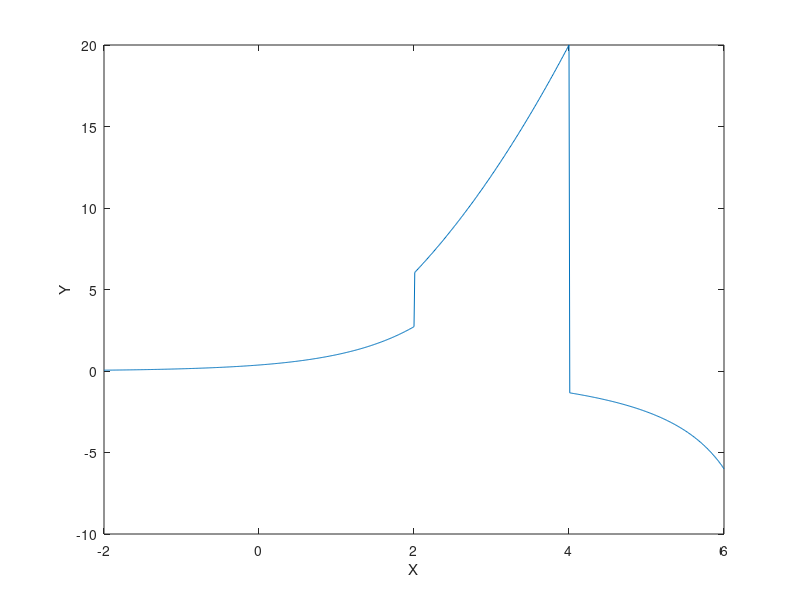
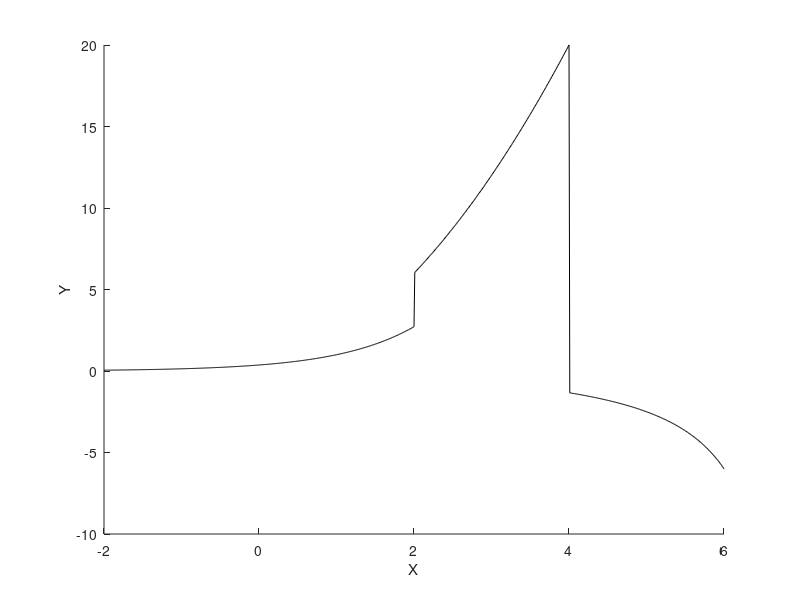

Write the MATLAB code that produced these figures, in order. (Note: this script raises an error after producing the figures.)

%% Honors ENGI 1331 Exam 1 - Yusuf Khan – ykhan4@uh.edu - 2165474


%%
% Task 1.0
clc, clear, close all

%% 
% Task 1.1

x = -2:.01:6;
y = x;
%y2 = x;

%% 
% Task 1.2 

R1 = x<=2; %creates logical array (1 1 1 1 1 0 0 0 0) %This is for increment by one 
R2 = x>2 & x<=4; %                (0 0 0 0 0 1 1 0 0) 
R3 = x>4; %                       (0 0 0 0 0 0 0 1 1) 

 
%do a mask 
y(R1) = exp(x(R1)-1); % Output: 0.0498    0.1353    0.3679    1.0000    2.7183    3.0000    4.0000    5.0000    6.0000 
y(R2) = (x(R2)).^2 + x(R2);
y(R3) = x(R3)./(x(R3)-7);

%Plotting figure102
figure(102)
plot(x,y);
xlabel('X');
ylabel('Y');
xlim([-2 6]); %just to set limits 
ylim([-10 20]);



%% 
% Task 1.3 

for i = x

    if i<=2

        y3 = exp(x(R1)-1);

    elseif i > 2 && i<=4

        y4 = (x(R2)).^2 + x(R2);

    elseif i > 4
    
        y5 = x(R3)./(x(R3)-7); 
    end

end 

yComb = cat(2,y3,y4,y5); %combines all three answer matrices into one

figure(103)
hold on 
plot(x,yComb,'black');
xlabel('X');
ylabel('Y');
xlim([-2 6]); 
ylim([-10 20]); %just to set limits 
hold off 


%%
%Task 1.4 
fprintf("Q: Which approach would you prefer? \n\n" + ...
    "I can definitely see the similarities in the approaches, however I would take the approach that uses forloops because \nto me it looks more like how I think " + ...
    "through a problem like this. The first approach is a little harder for me to grasp\nconceptually than the loops.\n")

